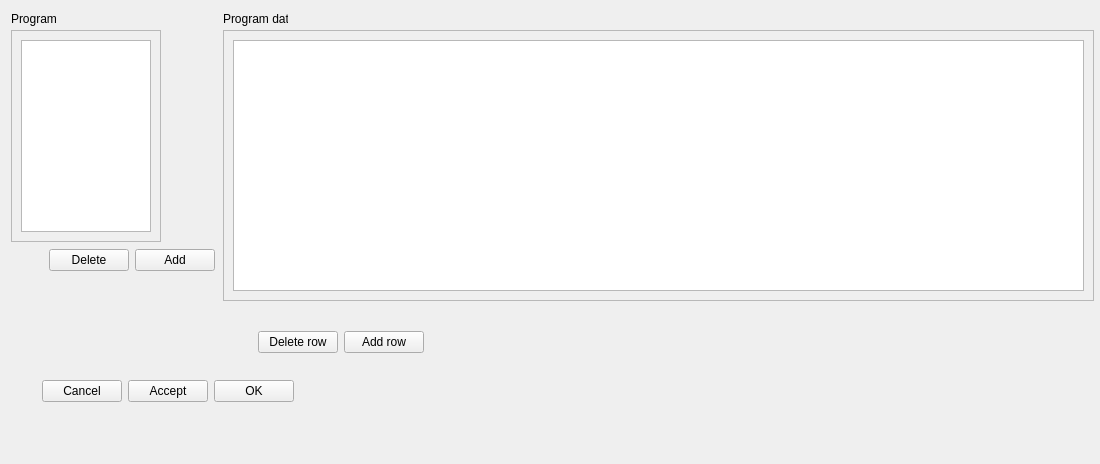
<?xml version="1.0" encoding="UTF-8"?>
<ui version="4.0">
 <class>ProjectoryGeneratorWindow</class>
 <widget class="QWidget" name="ProjectoryGeneratorWindow">
  <property name="geometry">
   <rect>
    <x>0</x>
    <y>0</y>
    <width>1100</width>
    <height>464</height>
   </rect>
  </property>
  <property name="windowTitle">
   <string>Form</string>
  </property>
  <widget class="QWidget" name="layoutWidget">
   <property name="geometry">
    <rect>
     <x>9</x>
     <y>379</y>
     <width>285</width>
     <height>25</height>
    </rect>
   </property>
   <layout class="QHBoxLayout" name="horizontalLayout_2">
    <item>
     <spacer name="horizontalSpacer">
      <property name="orientation">
       <enum>Qt::Horizontal</enum>
      </property>
      <property name="sizeHint" stdset="0">
       <size>
        <width>40</width>
        <height>20</height>
       </size>
      </property>
     </spacer>
    </item>
    <item>
     <widget class="QPushButton" name="pushButton_2">
      <property name="text">
       <string>Cancel</string>
      </property>
     </widget>
    </item>
    <item>
     <widget class="QPushButton" name="pushButton_3">
      <property name="text">
       <string>Accept</string>
      </property>
     </widget>
    </item>
    <item>
     <widget class="QPushButton" name="pushButton">
      <property name="text">
       <string>OK</string>
      </property>
     </widget>
    </item>
   </layout>
  </widget>
  <widget class="QLabel" name="label">
   <property name="geometry">
    <rect>
     <x>11</x>
     <y>11</y>
     <width>45</width>
     <height>16</height>
    </rect>
   </property>
   <property name="text">
    <string>Programs</string>
   </property>
  </widget>
  <widget class="QLabel" name="label_2">
   <property name="geometry">
    <rect>
     <x>223</x>
     <y>11</y>
     <width>65</width>
     <height>16</height>
    </rect>
   </property>
   <property name="text">
    <string>Program data</string>
   </property>
  </widget>
  <widget class="QScrollArea" name="scrollArea">
   <property name="geometry">
    <rect>
     <x>11</x>
     <y>30</y>
     <width>150</width>
     <height>212</height>
    </rect>
   </property>
   <property name="sizePolicy">
    <sizepolicy hsizetype="Maximum" vsizetype="Expanding">
     <horstretch>0</horstretch>
     <verstretch>0</verstretch>
    </sizepolicy>
   </property>
   <property name="minimumSize">
    <size>
     <width>100</width>
     <height>85</height>
    </size>
   </property>
   <property name="maximumSize">
    <size>
     <width>150</width>
     <height>1000</height>
    </size>
   </property>
   <property name="widgetResizable">
    <bool>true</bool>
   </property>
   <widget class="QWidget" name="scrollAreaWidgetContents">
    <property name="geometry">
     <rect>
      <x>0</x>
      <y>0</y>
      <width>148</width>
      <height>210</height>
     </rect>
    </property>
    <layout class="QHBoxLayout" name="horizontalLayout_3">
     <item>
      <widget class="QTableWidget" name="tablePrograms"/>
     </item>
    </layout>
   </widget>
  </widget>
  <widget class="QWidget" name="">
   <property name="geometry">
    <rect>
     <x>11</x>
     <y>248</y>
     <width>204</width>
     <height>25</height>
    </rect>
   </property>
   <layout class="QHBoxLayout" name="horizontalLayout">
    <item>
     <spacer name="horizontalSpacer_2">
      <property name="orientation">
       <enum>Qt::Horizontal</enum>
      </property>
      <property name="sizeHint" stdset="0">
       <size>
        <width>40</width>
        <height>20</height>
       </size>
      </property>
     </spacer>
    </item>
    <item>
     <widget class="QPushButton" name="pushButton_5">
      <property name="text">
       <string>Delete</string>
      </property>
     </widget>
    </item>
    <item>
     <widget class="QPushButton" name="pushButton_4">
      <property name="text">
       <string>Add</string>
      </property>
     </widget>
    </item>
   </layout>
  </widget>
  <widget class="QScrollArea" name="scrollArea_2">
   <property name="geometry">
    <rect>
     <x>223</x>
     <y>30</y>
     <width>871</width>
     <height>271</height>
    </rect>
   </property>
   <property name="widgetResizable">
    <bool>true</bool>
   </property>
   <widget class="QWidget" name="scrollAreaWidgetContents_3">
    <property name="geometry">
     <rect>
      <x>0</x>
      <y>0</y>
      <width>869</width>
      <height>269</height>
     </rect>
    </property>
    <layout class="QVBoxLayout" name="verticalLayout_3">
     <item>
      <widget class="QTableWidget" name="tableProgramData"/>
     </item>
    </layout>
   </widget>
  </widget>
  <widget class="QWidget" name="">
   <property name="geometry">
    <rect>
     <x>220</x>
     <y>330</y>
     <width>204</width>
     <height>25</height>
    </rect>
   </property>
   <layout class="QHBoxLayout" name="horizontalLayout_4">
    <item>
     <spacer name="horizontalSpacer_3">
      <property name="orientation">
       <enum>Qt::Horizontal</enum>
      </property>
      <property name="sizeHint" stdset="0">
       <size>
        <width>40</width>
        <height>20</height>
       </size>
      </property>
     </spacer>
    </item>
    <item>
     <widget class="QPushButton" name="pushButton_7">
      <property name="text">
       <string>Delete row</string>
      </property>
     </widget>
    </item>
    <item>
     <widget class="QPushButton" name="pushButton_6">
      <property name="text">
       <string>Add row</string>
      </property>
     </widget>
    </item>
   </layout>
  </widget>
  <zorder>layoutWidget</zorder>
  <zorder>layoutWidget_2</zorder>
  <zorder>label</zorder>
  <zorder>label_2</zorder>
  <zorder>pushButton_4</zorder>
  <zorder>pushButton_5</zorder>
  <zorder>pushButton_6</zorder>
  <zorder>pushButton_7</zorder>
  <zorder>horizontalSpacer_2</zorder>
  <zorder>horizontalSpacer_3</zorder>
  <zorder>scrollArea_2</zorder>
 </widget>
 <resources/>
 <connections/>
</ui>
